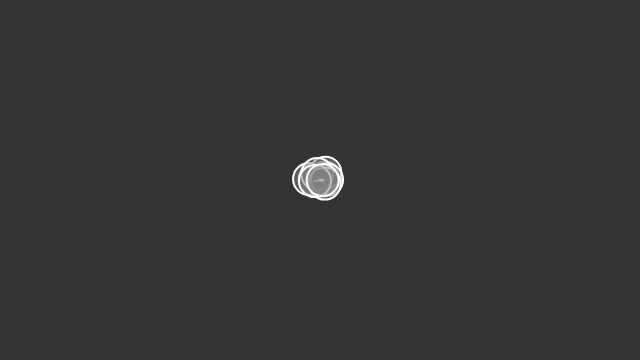
Frame 1 (no input)
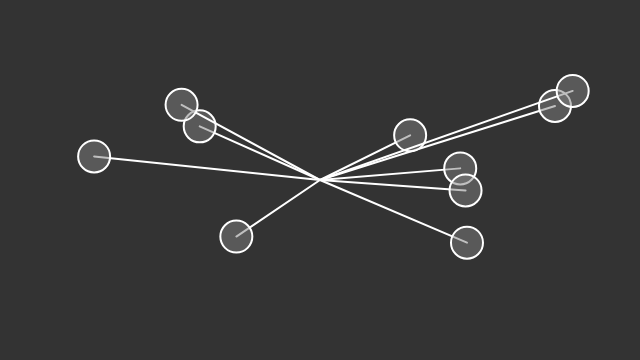
Frame 60 (no input)
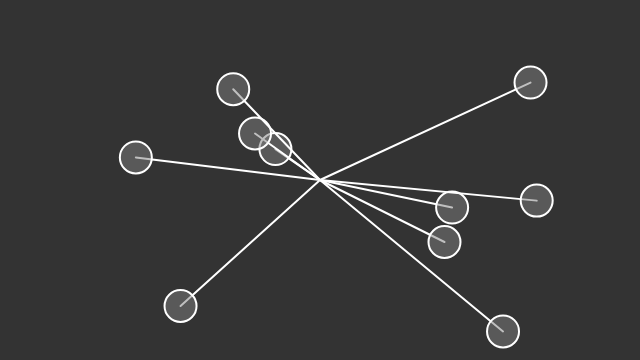
Frame 120 (the mouse pressed at the canvas centre since frame 60)

The p5.js sketch that drew these frames (run headless with seeded random() and noise() and a simulated clock; from frame 60 on, the mouse is pressed at the canvas centre):

// p5.js sketch
// ── sketch.js
var oscillators = [];

function setup() {
	createCanvas(640, 360);

	for (let i = 0; i < 10; i++) {
	oscillators[i] = new Oscillator();
	}
}

function draw() {
	background(51);

	for (var i = 0; i < oscillators.length; i++) {
	oscillators[i].oscillate();
	oscillators[i].display();
	}
}
// ── oscillator.js
var Oscillator = function() {

    this.angle = createVector();
    this.velocity = createVector(random(-0.05, 0.05), random(-0.05, 0.05));
    this.amplitude = createVector(random(20, width / 2), random(20, height / 2));

    this.oscillate = function() {
        this.angle.add(this.velocity);
    }

    this.display = function() {
        var x = sin(this.angle.x) * this.amplitude.x;
        var y = sin(this.angle.y) * this.amplitude.y;

        push();
            translate(width / 2, height / 2);
            stroke(255);
            strokeWeight(2);
            fill(127, 127);
            line(0, 0, x, y);
            ellipse(x, y, 32, 32);
        pop();
    }
}
